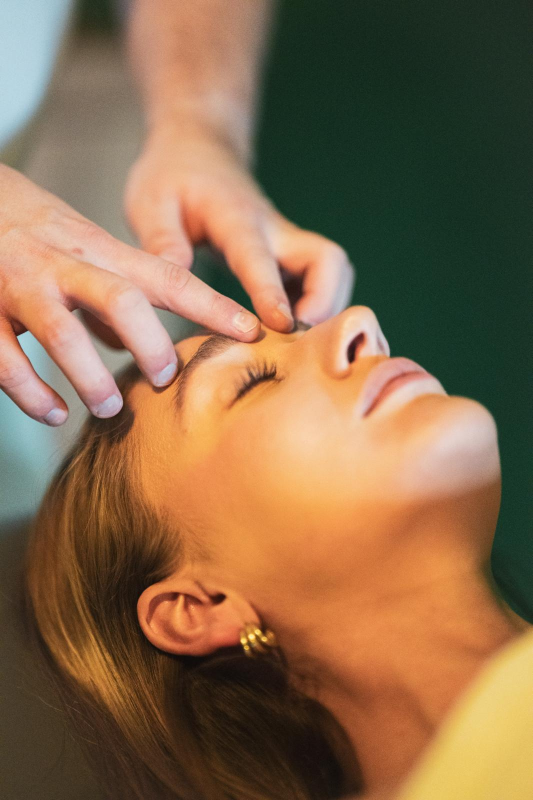
#> input picture assets/foto/WhatsApp-Image-2026-03-08-at-17.44.40.jpeg, 1066 x 1600 px, found by its file name (shown at 1/2 size)
$ python og-image.py
#> lines starting #> are read from the running program, lines starting #| are printed output that depends on the picture; after the words box and inside, x2 and y2 are one past the last pixel; in counts of white or black regions, pixels touching at a corner belong together
#!/usr/bin/env python3
"""
Vygeneruje náhledový obrázek odkazu (Open Graph) do assets/og/uvolni-to-og.jpg.

Spuštění z kořene repa:   python nastroje/og-image.py
Potřebuje Pillow:         pip install Pillow

Proč skript a ne ruční export: až se vymění fotka nebo logo, stačí přepsat
FOTKA níž a pustit tohle znovu — kompozice, ořez i barvy zůstanou stejné.

Rozměr 1200x630 je poměr 1,91:1, který chtějí Facebook, Messenger, WhatsApp,
Slack, Discord i Twitter/X. Menší než 600x315 sítě odmítají, větší zbytečně
zdržuje načtení náhledu.
"""
from PIL import Image, ImageDraw, ImageFilter

FOTKA   = 'assets/foto/WhatsApp-Image-2026-03-08-at-17.44.40.jpeg'
LOGO    = 'assets/logo/ODVOZENO-wordmark-kremove.png'   # krémové = na tmavé
VYSTUP  = 'assets/og/uvolni-to-og.jpg'
OHNISKO = 0.40          # 0 = ořez od horního okraje, 1 = od spodního
NADECH  = 0.30          # jak moc se fotka přelije značkovou zelenou

W, H   = 1200, 630
FOREST = (34, 58, 52)                # --c-forest-dk
SAND   = (203, 187, 160, 120)        # --c-sand, poloprůhledná


def main():
    src = Image.open(FOTKA).convert('RGB')
#> src is the input picture: PIL image 1066x1600 RGB; mean R, G, B 136.1, 105.9, 75.8

    # ── ořez „cover“ na 1200x630 ──────────────────────────────────────────
    sw, sh = src.size
    scale = max(W / sw, H / sh)
    nw, nh = round(sw * scale), round(sh * scale)
    im = src.resize((nw, nh), Image.LANCZOS)
    top = max(0, min(nh - H, round(nh * OHNISKO - H / 2)))
    im = im.crop(((nw - W) // 2, top, (nw - W) // 2 + W, top + H))
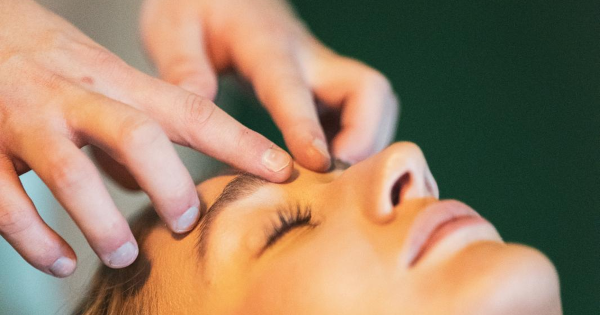
#> im: PIL image 1200x630 RGB (shown at 1/2 size); mean R, G, B 155.2, 128.5, 102.4

    # ── značkový nádech ───────────────────────────────────────────────────
    im = Image.blend(im, Image.new('RGB', (W, H), FOREST), NADECH)
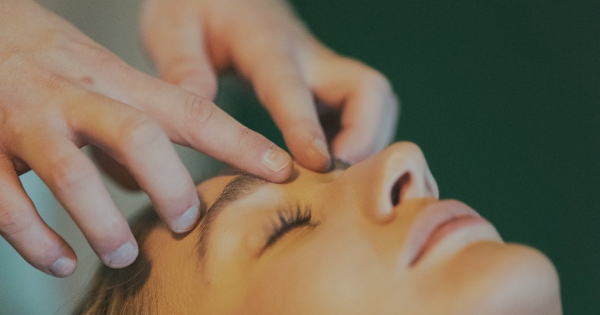
#> im: PIL image 1200x630 RGB (shown at 1/2 size); mean R, G, B 118.4, 106.9, 86.9

    # ── svislý gradient: dole tmavší ──────────────────────────────────────
    g = Image.new('L', (1, H))
    for y in range(H):
        g.putpixel((0, y), int(255 * (0.14 + 0.46 * (y / (H - 1)) ** 1.7)))
    im = Image.composite(Image.new('RGB', (W, H), FOREST), im, g.resize((W, H)))
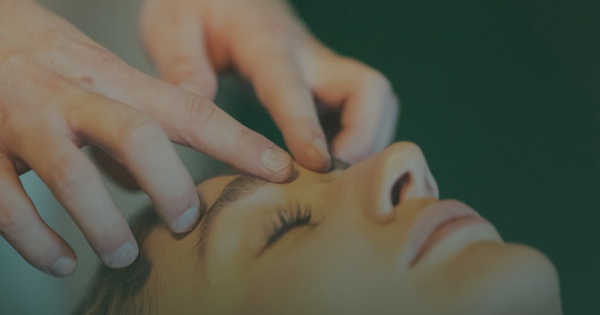
#> im: PIL image 1200x630 RGB (shown at 1/2 size); mean R, G, B 89.9, 90.4, 75.3

    # ── měkký stín pod logem ──────────────────────────────────────────────
    # Bez něj logo mizí všude, kde je pod ním světlé místo fotky. Takhle drží
    # kontrast bez ohledu na to, jakou fotku někdo příště dosadí.
    hal = Image.new('L', (W, H), 0)
#> hal: PIL image 1200x630 L; every value is 0
    ImageDraw.Draw(hal).ellipse((W * .16, H * .20, W * .84, H * .80), fill=170)
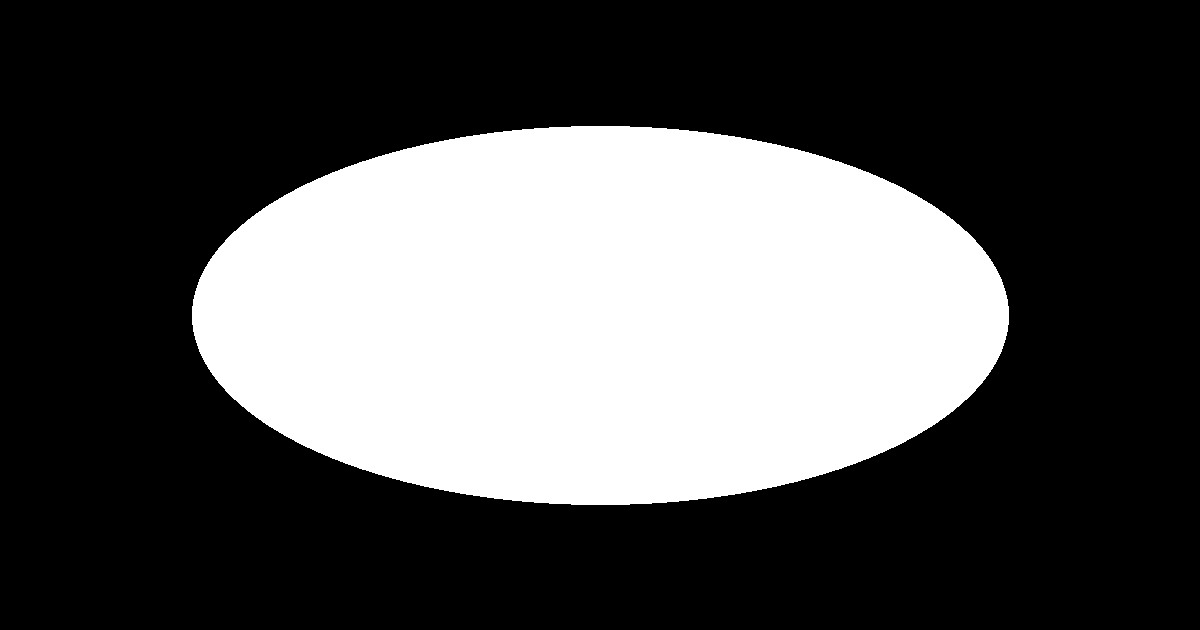
#> hal: PIL image 1200x630 L; values 0 (black) and 170 (white), 32.2% white; 1 white region, box (x1, y1, x2, y2) and area: (192, 126, 1009, 505) 243171
    im = Image.composite(Image.new('RGB', (W, H), FOREST), im,
                         hal.filter(ImageFilter.GaussianBlur(90)))
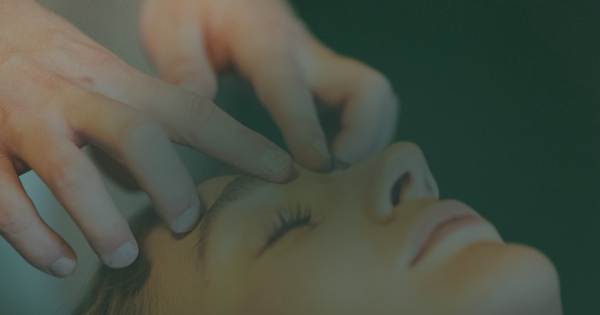
#> im: PIL image 1200x630 RGB (shown at 1/2 size); mean R, G, B 75.4, 82.3, 69.4

    # ── vinětace ──────────────────────────────────────────────────────────
    v = Image.new('L', (W, H), 0)
    ImageDraw.Draw(v).ellipse((-W * .3, -H * .45, W * 1.3, H * 1.45), fill=255)
#> v: PIL image 1200x630 L; every value is 255
    v = v.filter(ImageFilter.GaussianBlur(150)).point(lambda x: 255 - int(x * .34))
#> v: PIL image 1200x630 L; every value is 169
    im = Image.composite(Image.new('RGB', (W, H), FOREST), im, v)
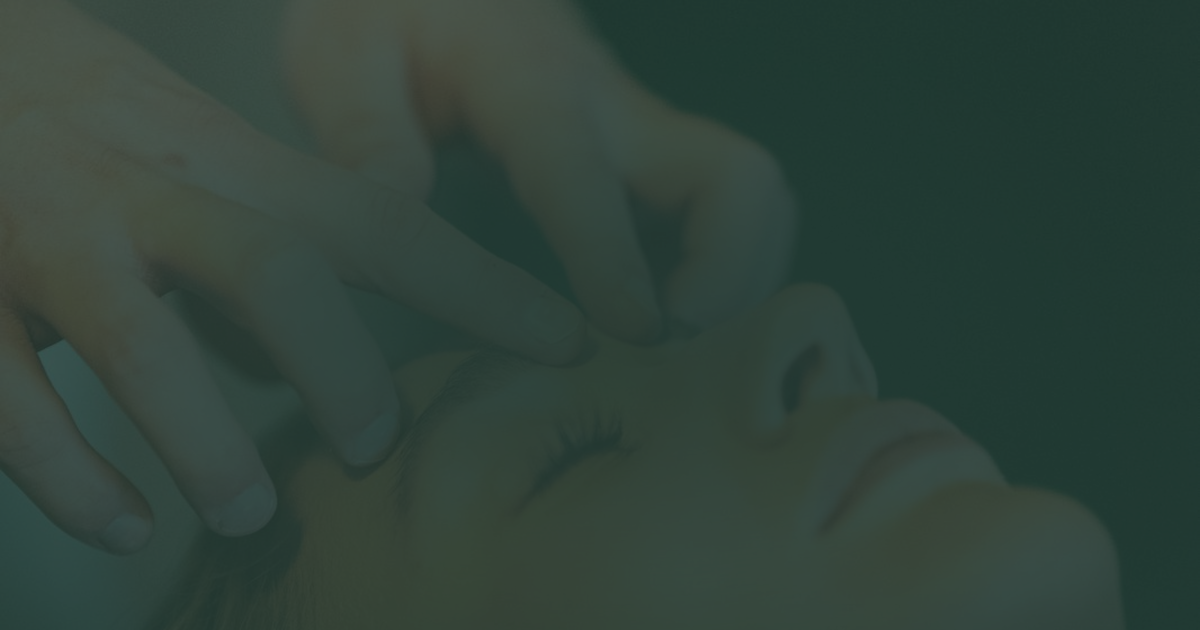
#> im: PIL image 1200x630 RGB; mean R, G, B 48, 66.2, 57.9

    # ── logo a vlásečnice po stranách (stejný motiv jako .rule na webu) ───
#> (the run stopped early here; a loop or call above may not have finished)

$ run again, with assets/foto/WhatsApp-Image-2026-02-22-at-17.39.13.jpeg copied over assets/foto/WhatsApp-Image-2026-03-08-at-17.44.40.jpeg
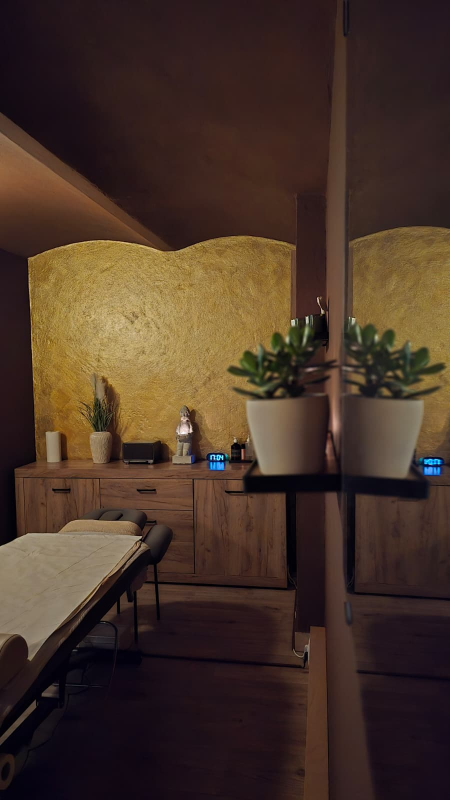
#> input picture assets/foto/WhatsApp-Image-2026-02-22-at-17.39.13.jpeg, 900 x 1600 px, found by its file name (shown at 1/2 size)
#> in main, src is the input picture: PIL image 900x1600 RGB; mean R, G, B 71.4, 51.9, 39.8
#> in main, `im = Image.composite(Image.new('RGB', (W, H), FOREST), im, hal.filter(..`:
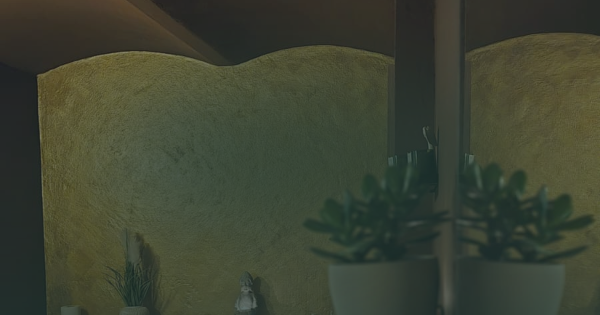
#> im: PIL image 1200x630 RGB (shown at 1/2 size); mean R, G, B 61.6, 67.1, 50.7
#> in main, `im = Image.composite(Image.new('RGB', (W, H), FOREST), im, v)`:
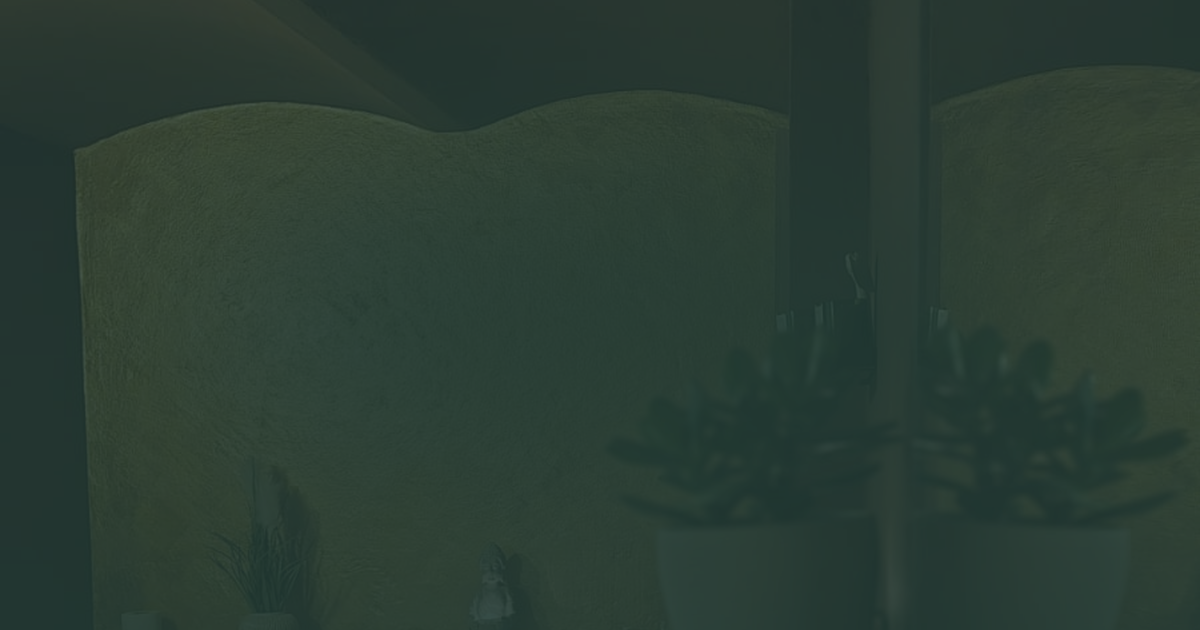
#> im: PIL image 1200x630 RGB; mean R, G, B 43.3, 61.1, 51.6
